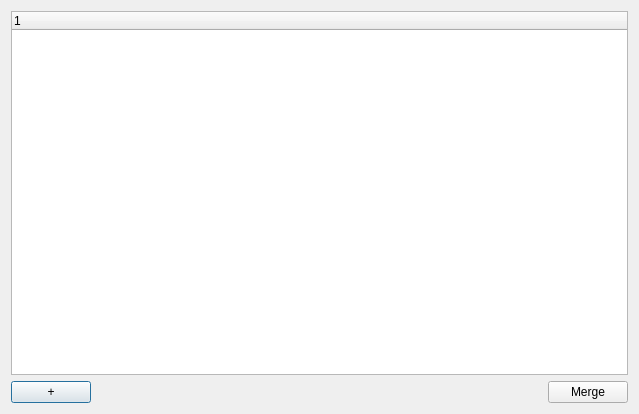
<?xml version="1.0" encoding="UTF-8"?>
<ui version="4.0">
 <class>Dialog</class>
 <widget class="QDialog" name="Dialog">
  <property name="geometry">
   <rect>
    <x>0</x>
    <y>0</y>
    <width>639</width>
    <height>414</height>
   </rect>
  </property>
  <property name="windowTitle">
   <string>Grid Merge</string>
  </property>
  <layout class="QVBoxLayout" name="verticalLayout">
   <item>
    <widget class="QTreeWidget" name="treeWidget">
     <column>
      <property name="text">
       <string notr="true">1</string>
      </property>
     </column>
    </widget>
   </item>
   <item>
    <widget class="QFrame" name="frame">
     <property name="frameShape">
      <enum>QFrame::Shape::NoFrame</enum>
     </property>
     <property name="frameShadow">
      <enum>QFrame::Shadow::Raised</enum>
     </property>
     <layout class="QHBoxLayout" name="horizontalLayout">
      <property name="leftMargin">
       <number>0</number>
      </property>
      <property name="topMargin">
       <number>0</number>
      </property>
      <property name="rightMargin">
       <number>0</number>
      </property>
      <property name="bottomMargin">
       <number>0</number>
      </property>
      <item>
       <widget class="QPushButton" name="addDeltaButton">
        <property name="toolTip">
         <string>Add grid or grid differential</string>
        </property>
        <property name="text">
         <string>+</string>
        </property>
       </widget>
      </item>
      <item>
       <spacer name="horizontalSpacer">
        <property name="orientation">
         <enum>Qt::Orientation::Horizontal</enum>
        </property>
        <property name="sizeHint" stdset="0">
         <size>
          <width>450</width>
          <height>20</height>
         </size>
        </property>
       </spacer>
      </item>
      <item>
       <widget class="QPushButton" name="acceptButton">
        <property name="toolTip">
         <string>Aply the selected changes</string>
        </property>
        <property name="text">
         <string>Merge</string>
        </property>
       </widget>
      </item>
     </layout>
    </widget>
   </item>
  </layout>
 </widget>
 <resources/>
 <connections/>
</ui>
